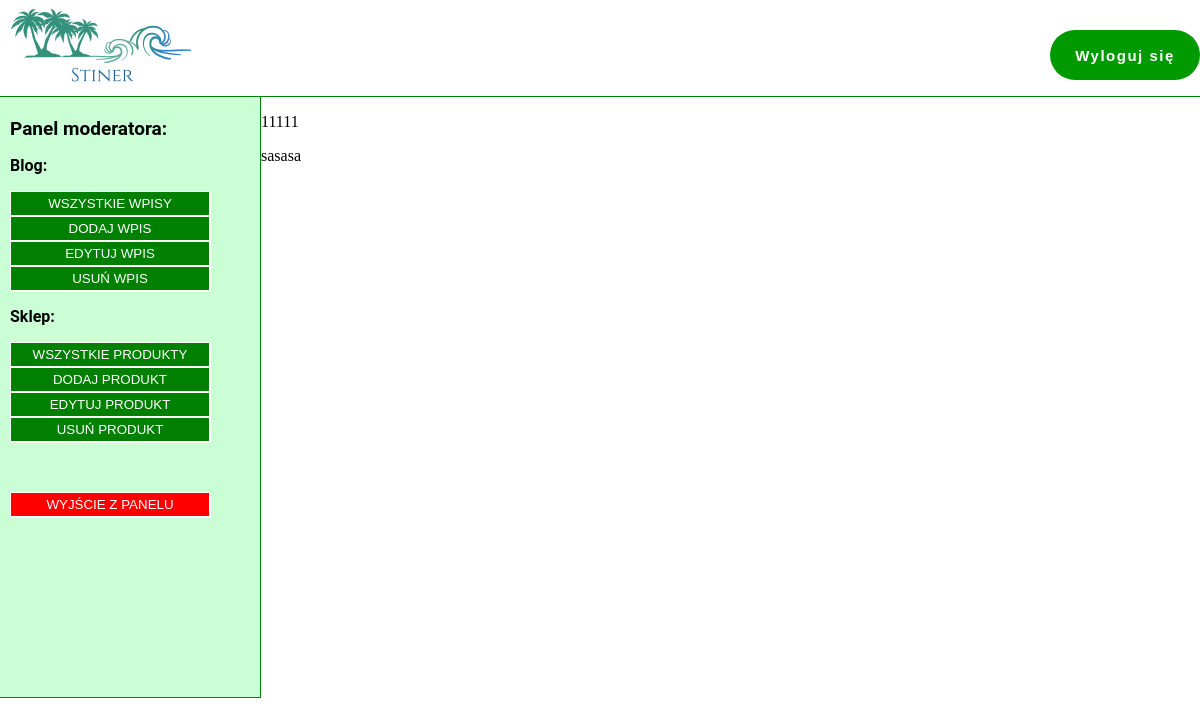
The app's page /management/shop_manage (signed in), older data.
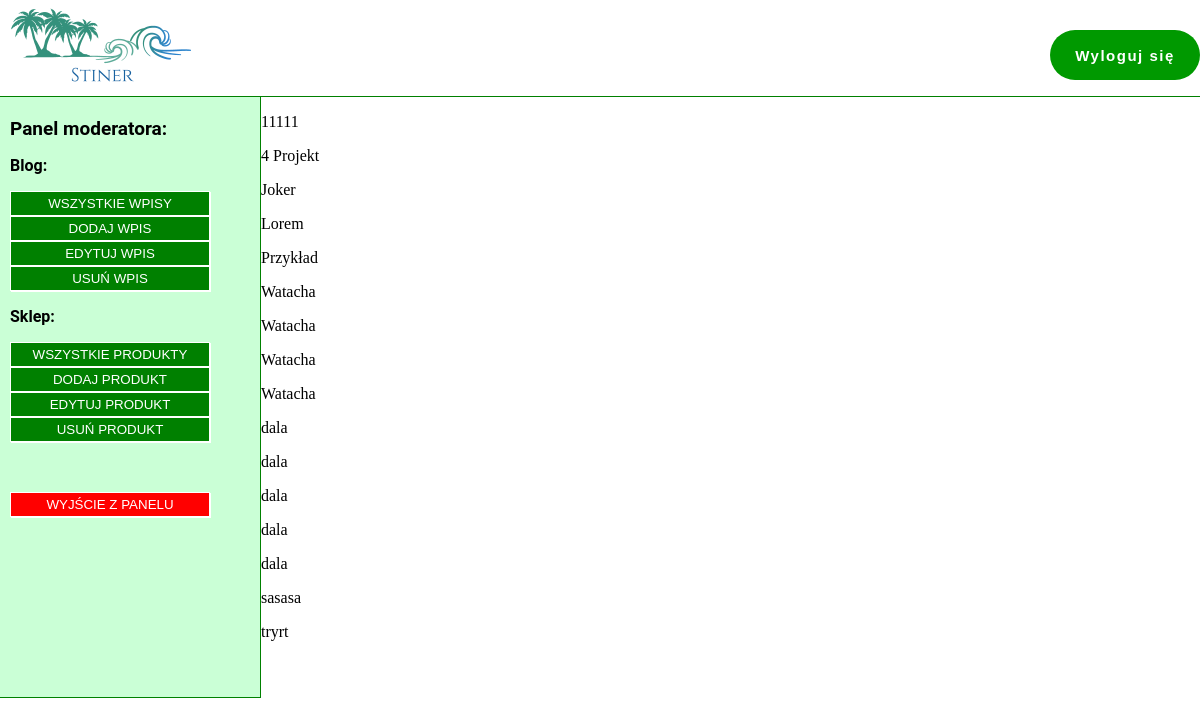
The same page, newer data.
### shop/models.py (models this page shows, shortened)
class Product(models.Model):
    owner = models.ForeignKey(User, related_name='product_created', on_delete=models.CASCADE)
    category = models.ForeignKey(Category, related_name='products', on_delete=models.CASCADE)
    name = models.CharField(max_length=200, db_index=True)
    slug = models.CharField(max_length=200, db_index=True )
    image = models.ImageField(upload_to='media/products/%Y/%m/%d', blank=True)
    description = models.TextField(blank=True)
    price = models.DecimalField(max_digits=10, decimal_places=2)
    available = models.BooleanField(default=True)
    created = models.DateTimeField(auto_now_add=True)
    updated = models.DateTimeField(auto_now_add=True)
    class Meta:
        ordering = ('name',)
        index_together = (('id', 'slug'),)

### management/views.py (the view)
# urls.py: path('shop_manage', views.ShopManageProductsListView.as_view(), name='shop_manage_product_list'),
class ShopManageProductsListView(PermissionRequiredMixin, ListView):
    model = Product
    permission_required = 'shop.add_product'
    template_name = 'shop/manage/products/list.html'

### management/templates/shop/manage/products/list.html
{% extends "base1.html" %}
{% load static %}
{% block content %}
<div class="content">
    <div class="product_manage">
        {% for product in object_list %}
            <div class="product_manage">
                <p>{{product.name}}</p>
            </div>
        {% endfor %}
    </div>
</div>
{% endblock %}

Row changes from the older to the newer data that the page shows:
added Product: name "4 Projekt"
added Product: name "Joker"
added Product: name "Lorem"
added Product: name "Przykład"
added Product: name "Watacha"
added Product: name "Watacha"
added Product: name "Watacha"
added Product: name "Watacha"
added Product: name "dala"
added Product: name "dala"
added Product: name "dala"
added Product: name "dala"
added Product: name "dala"
added Product: name "tryrt"
